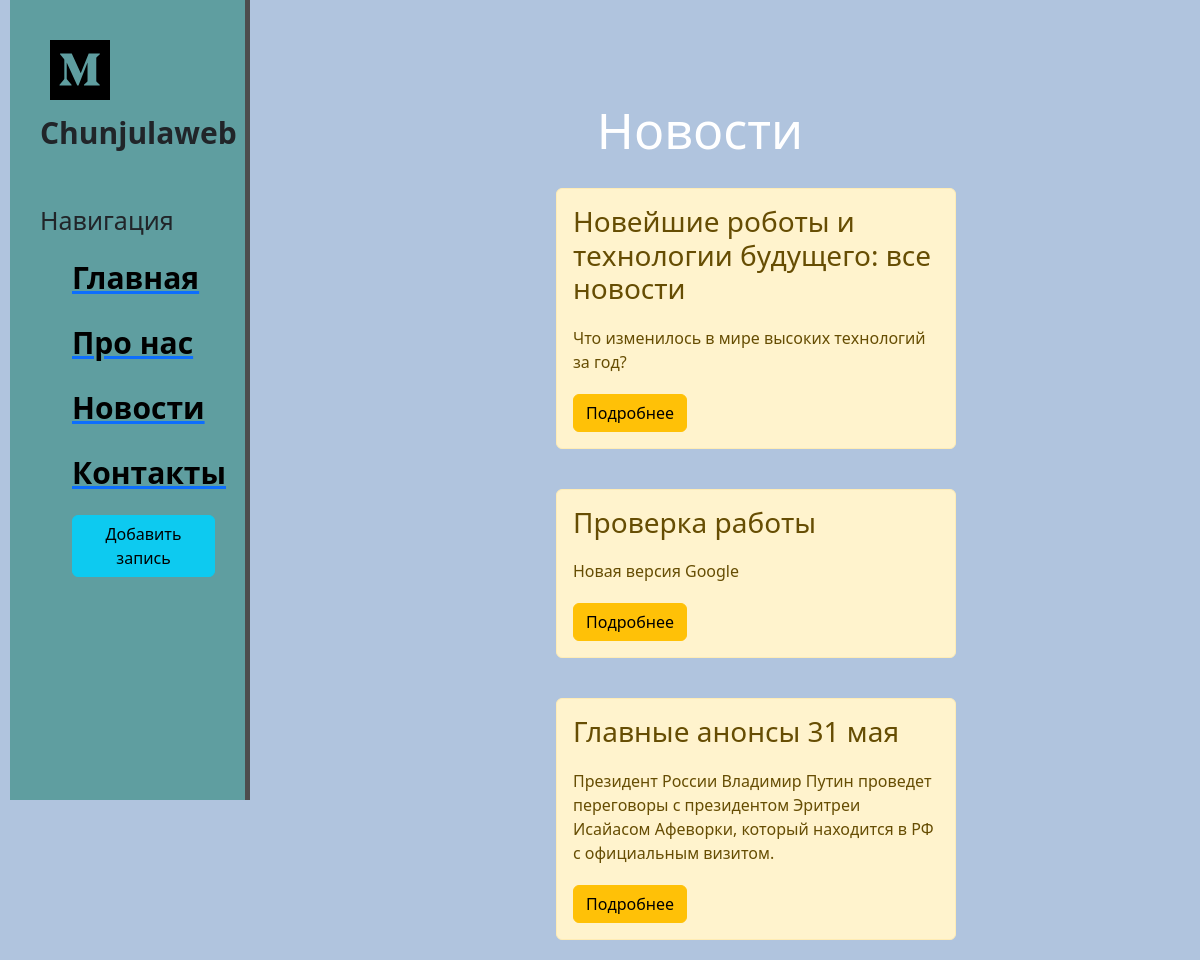
Page /news/ on the committed database.
### news/models.py (models this page shows, shortened)
class Articles(models.Model):
    title = models.CharField('Название', max_length=50)
    anons = models.CharField('Анонс', max_length=250)
    full_text = models.TextField('Статья')
    date = models.DateTimeField('Дата публикации')
    class Meta:
        verbose_name = 'Новость'
        verbose_name_plural = 'Новости'

### news/views.py (the view)
# urls.py: path('', views.news_home, name='news_home'),
def news_home(request):
    news = Articles.objects.order_by('-date')
    return render(request, 'news/news_home.html', {'news': news})

### news/templates/news/news_home.html (shortened to what this page needs)
{% extends 'main/layout.html' %}
{% block content %}
    <div class="features">
        <h1>Новости</h1>
        {% if news %}
        {% for el in news %}
            <div class="alert alert-warning">
                <h3> {{el.title }}</h3>
                <p>{{ el.anons }}</p>
                <a href="{% url 'news-detail' el.id %}" class="btn btn-warning">Подробнее</a>
            </div>
        {% endfor %}
        {% else %}
            <p>У вас нет записей!</p>
        {% endif %}
    </div>
{% endblock %}

### main/templates/main/layout.html (shortened to what this page needs)
{% load static %}
<!doctype html>
<html lang="en">
<head>
    <link rel="stylesheet" href="https://cdn.jsdelivr.net/npm/bootstrap@5.2.3/dist/css/bootstrap.min.css">
    <link rel="stylesheet" href="{% static 'main/css/main.css' %}">
    <link rel="stylesheet" href="https://use.fontawesome.com/releases/v6.4.0/css/all.csss">
</head>
<body>
    <aside>
        <img src="{% static 'main/image/logo1.svg' %}" alt="Лого">
        <span class="logo">Chunjulaweb</span>
        <h3>Навигация</h3>
        <ul>
            <a href="{% url 'home' %}"><li>Главная</li></a>
            <a href="{% url 'about' %}"><li>Про нас</li></a>
            <a href="{% url 'news_home' %}"><li>Новости</li></a>
            <a href=""><li>Контакты</li></a>
            <a href="{% url 'create' %}"><li><button class="btn btn-info"> Добавить запись</button></li></a>
        </ul>
    </aside>
    <main>
        {% block content %}
        {% endblock %}
    </main>
</body>
</html>

### main/static/main/css/main.css (style rules this page uses)
body { background: #B0C4DE; }
aside { float: left; background: #5F9EA0; width: 20%; padding: 2.5%; height: 100vh; color: %fff; border-right: 5px solid #4d4d4d; }
aside { font-size: 30px; margin-left: 10px; font-weight: bold; }
aside h3 { margin-top: 50px; font-size: 25px; }
aside ul { list-style: none }
aside ul li { color: #000000; display: block; margin-top: 20px; transition: transform .6s ease; }
main .features { float: left; color: #fff; margin-top: 100px; text-align: center; width: 75%; }
main .features h1 { font-size: 50px; }
main .features p { max-width: 400px; margin: 20px auto }
.alert-warning { float: left; clear: both; width: 400px; margin: 20px 34%; text-align: left; }

### rows in the picture
Articles: title "Новейшие роботы и технологии будущего: все новости", anons "Что изменилось в мире высоких технологий за год?"
Articles: title "Проверка работы", anons "Новая версия Google"
Articles: title "Главные анонсы 31 мая", anons "Президент России Владимир Путин проведет переговоры с президентом Эритреи Исайасом Афеворки, который находится в РФ с официальным визитом."
